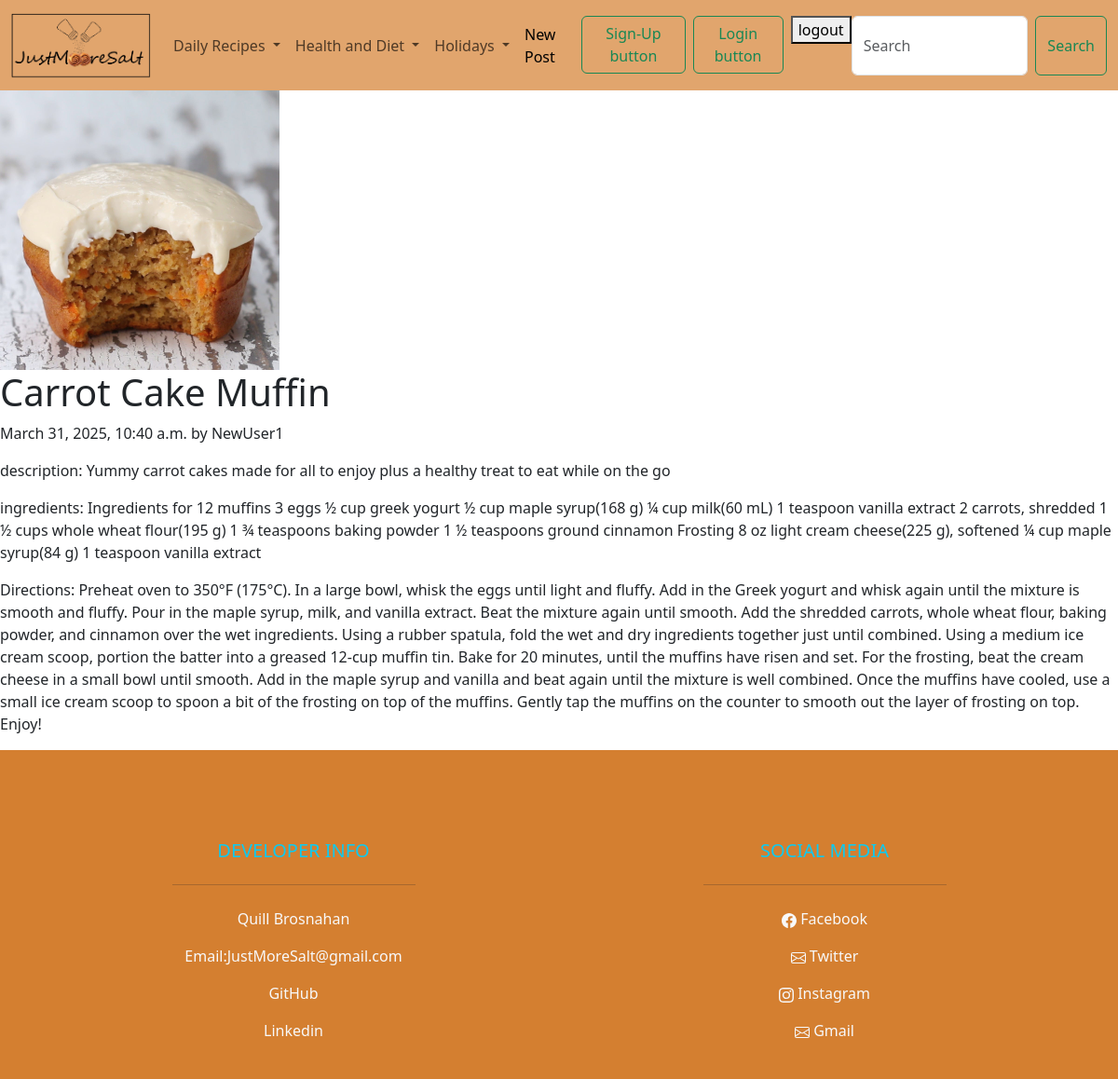
Page /recipes/carrot-cake-muffin on the committed database.
### recipes/models.py (models this page shows, shortened)
class Category(models.Model):
    name = models.CharField(max_length=100, unique=True)

class Recipe(models.Model):
    title = models.CharField(max_length=100)
    author = models.ForeignKey(User, on_delete=models.CASCADE)
    category = models.ForeignKey(Category, on_delete=models.CASCADE)
    subcategories = models.ManyToManyField(SubCategory, blank=True)
    banner = models.ImageField(upload_to='media', default='fallback.png', blank=True)
    description= models.TextField(default='description')
    brief_description=models.CharField(max_length=600)
    ingredients = models.TextField(default='ingredients:')
    body = models.TextField(default='Directions')
    slug = models.SlugField(unique=True, blank=True)
    date = models.DateTimeField(auto_now_add=True)

### recipes/views.py (the view)
# urls.py: path('<slug:slug>', views.recipe_page, name="page"),
def recipe_page(request, slug):
    recipe = Recipe.objects.get(slug=slug)
    return render(request, 'recipes/recipe_page.html', {'recipe':recipe})

### recipes/context_processors.py (called while the page is built)
def categories_processor(request):
    return {'categories': Category.objects.prefetch_related('subcategories')}

### recipes/templates/recipes/recipe_page.html (shortened to what this page needs)
{% extends "layout.html" %}
{% block content %}
<section>
    <img
        class="banner",
        src="{{ recipe.banner.url }}". style="max-height: 300px; width: auto; object-fit: cover;"
        alt= "{{ recipe.title }}"
        />
    <h1> {{ recipe.title }} </h1>
    <p>{{ recipe.date }} by {{ recipe.author}}</p>
    <p>{{ recipe.description}} </p>
    <p> {{ recipe.ingredients }}
    <p>{{ recipe.body }}</p>
</section>
{% endblock %}

### templates/layout.html (shortened to what this page needs)
<!DOCTYPE html>
{% load static %}
<html lang="en">
<head>
    <link href="https://cdn.jsdelivr.net/npm/bootstrap@5.3.3/dist/css/bootstrap.min.css" rel="stylesheet">
</head>
<body>
  <nav class="navbar navbar-expand-lg", style="background-color:rgba(212, 127, 48, 0.7);" >
    <div class="container-fluid">
        <a class="navbar-brand" href="/">
            <img src="{% static 'images/JMS2.png' %}" alt="A Little More Salt Logo" width="150" height="70" class="d-inline-block align-text-top">
        </a>
        <div class="collapse navbar-collapse" id="navbarSupportedContent">
            <ul class="navbar-nav me-auto mb-2 mb-lg-0">
              {% for category in categories %}
              <li class="nav-item dropdown">
                  <a class="nav-link dropdown-toggle" href="#" role="button" data-bs-toggle="dropdown">
                      {{ category.name }}
                  </a>
              </li>
              {% endfor %}
            </ul>
            <ul class="navbar-nav ms-auto mb-2 mb-lg-0">
              <li class="nav-item">
                <a class="nav-link active" aria-current="page" href="{% url 'recipes:new_recipe' %}" role="button" aria-expanded="false">New Post</a>
              </li>
              <li class="nav-item">
                <a class="btn btn-outline-success me-2 bg" href="{% url 'users:register' %}" type="button" role="button"> Sign-Up button</a>
              </li>
              <li class="nav-item">
                <a class="btn btn-outline-success me-2" href="{% url 'users:login' %}" type="button" role="button"> Login button</a>
              </li>
            <form class="logout" action="{% url 'users:logout' %}" method= "post">
              <button class="logout-button" aria-label="User Logout" title="User Logout">logout</button>
            </form>
            <form class="d-flex" role="search">
              <input class="form-control me-2" type="search" placeholder="Search" aria-label="Search">
              <button class="btn btn-outline-success" type="submit">Search</button>
            </form>
          </div>
        </div>
      </nav>
    <main>
        {% block content %}
        {% endblock %}
    </main>
</body>
  <footer class="text-dark pt-5 pb-4" style="background-color:rgb(212, 127, 48);">
    <div class="container text-center text-md-left">
      <div class="row">
        <div class="col-md-3 col-lg-3 col-xl-3 mx-auto mt-5">
          <h5 class="text-uppercase mb-4 font-weight-bold text-info">Developer info</h5>
          <hr class="mb-4">
          <p>
            <a href="#" class="text-light" style="text-decoration:none">Quill Brosnahan</a>
          </p>
          <p>
            <a href="#" class="text-light" style="text-decoration:none">Email:JustMoreSalt@gmail.com</a>
          </p>
          <p>
            <a href="https://github.com/Quill428/ALMS2" class="text-light" style="text-decoration:none">GitHub</a>
          </p>
          <p>
            <a href="https://www.linkedin.com/" class="text-light" style="text-decoration:none">Linkedin</a>
          </p>
        </div>
        <div class="col-md-3 col-lg-3 col-xl-3 mx-auto mt-5">
          <h5 class="text-uppercase mb-4 font-weight-bold text-info">Social Media</h5>
          <hr class="mb-4">
          <p>
            <a href="https://www.facebook.com/" class="text-light" style="text-decoration:none">
               Facebook
            </a>
          </p>
          <p>
            <a href="https://x.com/?lang=en-nz" class="text-light" style="text-decoration:none">
               Twitter</a>
          </p>
          <p>
            <a href="https://www.instagram.com/?hl=en" class="text-light" style="text-decoration:none"> Instagram</a>
          </p>
          <p>
            <a href="https://www.gmail.com" class="text-light" style="text-decoration:none">
               Gmail</a>
          </p>
        </div>
      </div>
    </div>
  </footer>
</html>

### rows in the picture
Category: name "Daily Recipes"
Category: name "Health and Diet"
Category: name "Holidays"
Recipe: banner (picture), title "Carrot Cake Muffin", date "March 31, 2025, 10:40 a.m.", author "NewUser1", description "description: Yummy carrot cakes made for all to enjoy plus a healthy treat to eat while on the go", ingredients "ingredients: Ingredients for 12 muffins 3 eggs ½ cup greek yogurt ½ cup maple syrup(168 g) ¼ cup milk(60 mL) 1 teaspoon vanilla extract 2 carrots, shredded 1 ½ cups whole wheat flour(195 g) 1 ¾ teaspoons baking powder 1 ½ teaspoons ground cinnamon Frosting 8 oz light cream cheese(225 g), softened ¼ cup maple syrup(84 g) 1 teaspoon vanilla extract", body "Directions: Preheat oven to 350°F (175°C). In a large bowl, whisk the eggs until light and fluffy. Add in the Greek yogurt and whisk again until the mixture is smooth and fluffy. Pour in the maple syrup, milk, and vanilla extract. Beat the mixture again until smooth. Add the shredded carrots, whole wheat flour, baking powder, and cinnamon over the wet ingredients. Using a rubber spatula, fold the wet and dry ingredients together just until combined. Using a medium ice cream scoop, portion the batter into a greased 12-cup muffin tin. Bake for 20 minutes, until the muffins have risen and set. For the frosting, beat the cream cheese in a small bowl until smooth. Add in the maple syrup and…"
